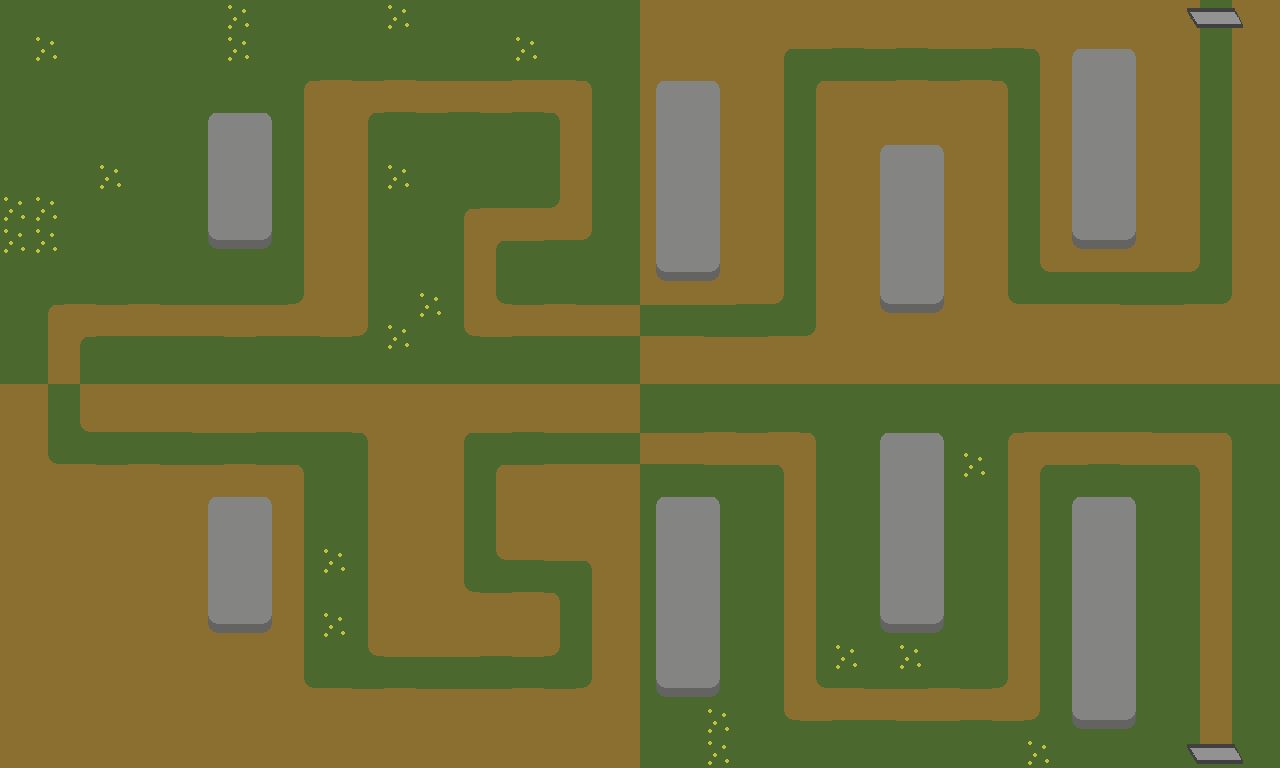

Rendered tile map (Tiled .tmx) drawn with the repository's tilesets; below, a short description and the full map source, tile grids included:
An orthogonal 40x24 tile map with 32x32 px tiles, 2 tile layers (Kachelebene 1, Kachelebene 2) and 7 objects.

<map version="1.8" tiledversion="1.8.0" orientation="orthogonal" renderorder="right-down" width="40" height="24" tilewidth="32" tileheight="32" infinite="0" nextlayerid="5" nextobjectid="9">
 <editorsettings>
  <export target="level3.tmj" format="json" />
 </editorsettings>
 <tileset firstgid="1" source="../images/tileset.tsx" />
 <layer id="1" name="Kachelebene 1" width="40" height="24">
  <data encoding="csv">
4,4,4,4,4,4,4,20,22,4,4,4,20,4,4,4,4,4,4,4,8,8,8,8,8,8,8,8,8,8,8,8,8,18,8,8,18,21,23,8,
4,20,4,4,4,4,4,20,22,4,4,22,4,4,4,4,20,4,4,4,8,8,8,8,5,6,34,6,34,6,6,34,7,9,10,11,18,19,23,8,
4,4,22,4,4,4,4,4,4,1,38,2,38,2,2,2,38,38,3,4,9,10,11,8,19,1,2,2,38,2,38,3,23,25,26,27,8,21,17,8,
4,4,4,4,4,4,12,13,14,23,18,5,34,6,34,6,34,7,19,4,25,26,27,8,19,23,8,18,8,18,18,19,17,25,26,27,18,21,17,8,
4,4,4,22,4,4,28,26,30,23,8,19,4,4,4,4,4,23,19,4,25,26,27,8,21,23,8,9,10,11,18,21,17,25,29,27,18,19,17,8,
4,4,4,20,4,4,28,26,30,23,18,21,20,22,4,4,4,17,19,4,25,29,27,8,19,23,8,25,29,27,8,21,23,25,26,27,18,21,17,8,
20,20,4,4,4,4,28,26,30,17,8,21,4,4,1,38,38,39,21,4,25,29,27,8,21,23,8,25,26,27,18,19,23,25,29,27,18,21,17,8,
20,20,4,4,4,4,44,45,46,23,8,19,4,4,23,5,6,34,35,4,25,29,27,8,21,17,8,25,26,27,8,21,23,41,42,43,18,19,23,8,
4,4,4,4,4,4,4,4,4,23,8,21,4,4,17,21,4,4,4,4,41,42,43,8,21,17,8,25,26,27,8,19,33,34,34,34,34,35,17,8,
4,1,38,2,38,2,2,2,2,39,18,21,22,20,17,37,2,38,2,2,6,6,6,34,35,17,8,41,42,43,8,37,38,38,38,2,2,38,39,8,
4,17,5,34,34,34,34,6,34,34,6,35,20,22,33,6,34,34,34,34,38,38,2,2,38,39,8,8,8,8,8,8,8,8,8,8,8,8,8,8,
4,17,19,4,4,4,4,4,4,4,4,4,4,4,4,4,4,4,4,4,8,8,8,8,8,8,8,8,8,8,8,8,8,8,8,8,8,8,8,8,
8,21,23,8,8,8,8,8,8,8,8,8,8,8,8,8,8,8,8,8,4,4,4,4,4,4,4,4,4,4,4,4,4,4,4,4,4,4,4,4,
8,21,33,34,34,34,6,6,34,34,34,7,8,8,5,6,34,6,6,6,2,2,38,2,38,3,4,12,13,14,22,1,38,38,38,38,2,2,3,4,
8,37,38,2,38,2,2,38,2,3,22,23,8,8,19,1,2,38,38,38,34,34,6,6,7,19,4,28,29,30,20,23,5,6,34,6,6,7,21,4,
8,8,8,8,8,8,9,10,11,19,22,17,8,8,19,23,8,8,8,8,12,13,14,4,17,21,22,28,29,30,4,17,19,12,13,14,4,17,21,4,
8,8,8,8,8,8,25,26,27,21,22,17,8,8,21,23,8,8,8,8,28,29,30,4,23,21,4,28,29,30,4,23,19,28,26,30,22,17,19,4,
8,8,8,8,8,8,25,29,27,21,20,23,8,8,19,33,34,6,7,8,28,26,30,4,23,19,4,28,29,30,4,17,19,28,29,30,22,17,19,4,
8,8,8,8,8,8,25,29,27,19,22,23,8,8,37,2,38,3,17,8,28,29,30,4,23,19,4,28,29,30,4,23,19,28,26,30,4,17,19,4,
8,8,8,8,8,8,41,42,43,21,20,17,8,8,8,8,8,21,17,8,28,29,30,4,17,19,4,44,45,46,4,17,21,28,26,30,4,17,19,4,
8,8,8,8,8,8,8,8,8,21,22,33,6,6,6,34,6,35,23,8,28,29,30,4,17,21,20,22,20,4,4,17,19,28,29,30,4,17,21,4,
8,8,8,8,8,8,8,8,8,37,38,2,38,2,2,2,38,2,39,8,44,45,46,4,17,37,38,2,2,38,2,39,21,28,26,30,4,17,19,4,
8,8,8,8,8,8,8,8,8,8,8,8,8,8,8,8,8,8,8,8,4,4,20,22,33,6,34,34,6,6,34,6,35,44,45,46,4,17,21,4,
8,8,8,8,8,8,8,8,8,8,8,8,8,8,8,8,8,8,8,8,4,4,20,4,4,4,4,4,4,4,4,4,20,4,4,4,4,33,35,4
</data>
 </layer>
 <layer id="4" name="Kachelebene 2" width="40" height="24">
  <data encoding="csv">
0,0,0,0,0,0,0,0,0,0,0,0,0,0,0,0,0,0,0,0,0,0,0,0,0,0,0,0,0,0,0,0,0,0,0,0,0,47,48,0,
0,0,0,0,0,0,0,0,0,0,0,0,0,0,0,0,0,0,0,0,0,0,0,0,0,0,0,0,0,0,0,0,0,0,0,0,0,0,0,0,
0,0,0,0,0,0,0,0,0,0,0,0,0,0,0,0,0,0,0,0,0,0,0,0,0,0,0,0,0,0,0,0,0,0,0,0,0,0,0,0,
0,0,0,0,0,0,0,0,0,0,0,0,0,0,0,0,0,0,0,0,0,0,0,0,0,0,0,0,0,0,0,0,0,0,0,0,0,0,0,0,
0,0,0,0,0,0,0,0,0,0,0,0,0,0,0,0,0,0,0,0,0,0,0,0,0,0,0,0,0,0,0,0,0,0,0,0,0,0,0,0,
0,0,0,0,0,0,0,0,0,0,0,0,0,0,0,0,0,0,0,0,0,0,0,0,0,0,0,0,0,0,0,0,0,0,0,0,0,0,0,0,
0,0,0,0,0,0,0,0,0,0,0,0,0,0,0,0,0,0,0,0,0,0,0,0,0,0,0,0,0,0,0,0,0,0,0,0,0,0,0,0,
0,0,0,0,0,0,0,0,0,0,0,0,0,0,0,0,0,0,0,0,0,0,0,0,0,0,0,0,0,0,0,0,0,0,0,0,0,0,0,0,
0,0,0,0,0,0,0,0,0,0,0,0,0,0,0,0,0,0,0,0,0,0,0,0,0,0,0,0,0,0,0,0,0,0,0,0,0,0,0,0,
0,0,0,0,0,0,0,0,0,0,0,0,0,0,0,0,0,0,0,0,0,0,0,0,0,0,0,0,0,0,0,0,0,0,0,0,0,0,0,0,
0,0,0,0,0,0,0,0,0,0,0,0,0,0,0,0,0,0,0,0,0,0,0,0,0,0,0,0,0,0,0,0,0,0,0,0,0,0,0,0,
0,0,0,0,0,0,0,0,0,0,0,0,0,0,0,0,0,0,0,0,0,0,0,0,0,0,0,0,0,0,0,0,0,0,0,0,0,0,0,0,
0,0,0,0,0,0,0,0,0,0,0,0,0,0,0,0,0,0,0,0,0,0,0,0,0,0,0,0,0,0,0,0,0,0,0,0,0,0,0,0,
0,0,0,0,0,0,0,0,0,0,0,0,0,0,0,0,0,0,0,0,0,0,0,0,0,0,0,0,0,0,0,0,0,0,0,0,0,0,0,0,
0,0,0,0,0,0,0,0,0,0,0,0,0,0,0,0,0,0,0,0,0,0,0,0,0,0,0,0,0,0,0,0,0,0,0,0,0,0,0,0,
0,0,0,0,0,0,0,0,0,0,0,0,0,0,0,0,0,0,0,0,0,0,0,0,0,0,0,0,0,0,0,0,0,0,0,0,0,0,0,0,
0,0,0,0,0,0,0,0,0,0,0,0,0,0,0,0,0,0,0,0,0,0,0,0,0,0,0,0,0,0,0,0,0,0,0,0,0,0,0,0,
0,0,0,0,0,0,0,0,0,0,0,0,0,0,0,0,0,0,0,0,0,0,0,0,0,0,0,0,0,0,0,0,0,0,0,0,0,0,0,0,
0,0,0,0,0,0,0,0,0,0,0,0,0,0,0,0,0,0,0,0,0,0,0,0,0,0,0,0,0,0,0,0,0,0,0,0,0,0,0,0,
0,0,0,0,0,0,0,0,0,0,0,0,0,0,0,0,0,0,0,0,0,0,0,0,0,0,0,0,0,0,0,0,0,0,0,0,0,0,0,0,
0,0,0,0,0,0,0,0,0,0,0,0,0,0,0,0,0,0,0,0,0,0,0,0,0,0,0,0,0,0,0,0,0,0,0,0,0,0,0,0,
0,0,0,0,0,0,0,0,0,0,0,0,0,0,0,0,0,0,0,0,0,0,0,0,0,0,0,0,0,0,0,0,0,0,0,0,0,0,0,0,
0,0,0,0,0,0,0,0,0,0,0,0,0,0,0,0,0,0,0,0,0,0,0,0,0,0,0,0,0,0,0,0,0,0,0,0,0,0,0,0,
0,0,0,0,0,0,0,0,0,0,0,0,0,0,0,0,0,0,0,0,0,0,0,0,0,0,0,0,0,0,0,0,0,0,0,0,0,47,48,0
</data>
 </layer>
 <objectgroup id="2" name="Tower Positions">
  <object id="2" x="1071.25" y="494.425" width="69.8871" height="229.48" />
  <object id="3" x="876.197" y="432.883" width="74.0595" height="197.144" />
  <object id="5" x="650.889" y="495.468" width="73.0164" height="205.489" />
  <object id="6" x="658.19" y="78.2318" width="63.6286" height="204.446" />
  <object id="7" x="205.489" y="493.382" width="67.8009" height="140.817" />
  <object id="8" x="207.575" y="108.481" width="67.8009" height="140.817" />
 </objectgroup>
 <objectgroup id="3" name="Waypoints">
  <object id="1" x="1216" y="736">
   <polyline points="0,0 0,-288 -192,-288 -192,-32 -416,-32 -416,-288 -736,-288 -736,-160 -640,-160 -640,-64 -896,-64 -896,-288 -1152,-288 -1152,-416 -896,-416 -896,-640 -640,-640 -640,-512 -736,-512 -736,-416 -416,-416 -416,-672 -192,-672 -192,-448 0,-448 0,-736" />
  </object>
 </objectgroup>
</map>
